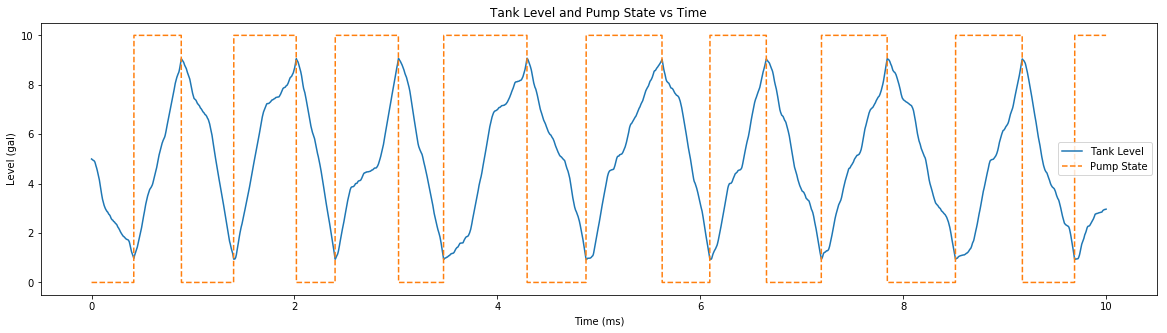

Recreate this plot in Python.

# coding: utf-8

# In[87]:


import random
import math

ON = 1
OFF = 0

def next_mdot1(current_mdot1_state, current_mc_state):
    if current_mc_state == ON:
        return 100
    else:
        return 0
    
def next_mdot2(current_mdot2_state):
#     print("current mdot2: " + str(current_mdot2_state))
    
    next_state = 0
    
    if current_mdot2_state > 95:
        next_state = current_mdot2_state + random.randint(-10, 10)
        if next_state > 100:
            return 100
        else:
            return next_state
        
    elif current_mdot2_state < 5:
        next_state = current_mdot2_state + random.randint(10, 10)
        if next_state < 0:
            return 0
        else:
            return next_state
        
    else:
        return current_mdot2_state + random.randint(-10, 10)
    
def next_L(current_L, current_mdot1, current_mdot2, delta_t):
    
    return current_L + (current_mdot1 - current_mdot2)*(1/3600)*delta_t


# In[88]:


import matplotlib.pyplot as plt

class simple_system:
    OFF = 0
    ON = 1
    
    # initialize indices
    mc_state_idx = 0
    mdot1_idx = 1
    mdot2_idx = 2
    L_idx = 3
    
    # initialize alarm setpoints
    low_lvl_alarm = 1 # gallons
    high_lvl_alarm = 9 #gallons
    MAX_TANK_LEVEL = 10 #gallons
    
    # simulation params
    delta_t = 1 #seconds (i.e., 1 millisecond)
    run_time = 10000 # total data points
    
    # placeholders for initial condition
    mc_state_i = OFF
    m_dot1_i = 0 #gallons/hr
    m_dot2_i = 0 #gallons/hr
    L_i = 9.8 #gallons
    
    def __init__(self, mc_state, m_dot1, m_dot2, L):
        self.mc_state_i = mc_state
        self.m_dot1_i = m_dot1
        self.m_dot2_i = m_dot2
        self.L_i = L
        
    # complete initial condition array
    initial_state = []
    initial_state.append(mc_state_i)
    initial_state.append(m_dot1_i)
    initial_state.append(m_dot2_i)
    initial_state.append(L_i)
        
    # now add to the overall state array
    state = []
    state.append(initial_state)
    
    # create plot data arrays
    time = []
    level = []
    mc = []
    
    # execute simulation
    for i in range(run_time):
#         print("i = " + str(i))
#         print(state[len(state) - 1][mc_state_idx])
#         print(state[len(state) - 1][mdot1_idx])
#         print(state[len(state) - 1][mdot2_idx])
#         print(state[len(state) - 1][L_idx])
        
        if state[len(state) - 1][L_idx] > high_lvl_alarm:
#             print("Reached high level alarm, shutting off pump.")
            state.append([OFF, 
                      next_mdot1(state[len(state) - 1][mdot1_idx], state[len(state) - 1][mc_state_idx]), 
                      next_mdot2(state[len(state) - 1][mdot2_idx]), 
                      next_L(state[len(state) - 1][L_idx], state[len(state) - 1][mdot1_idx], state[len(state) - 1][mdot2_idx], delta_t)])
            
        elif state[len(state) - 1][L_idx] < low_lvl_alarm:
#             print("Reached low level alarm, turning on pump.")
            state.append([ON, 
                      next_mdot1(state[len(state) - 1][mdot1_idx], state[len(state) - 1][mc_state_idx]), 
                      next_mdot2(state[len(state) - 1][mdot2_idx]), 
                      next_L(state[len(state) - 1][L_idx], state[len(state) - 1][mdot1_idx], state[len(state) - 1][mdot2_idx], delta_t)])
        else:
#             print("Level is in band.")
            state.append([state[len(state) - 1][mc_state_idx], 
                      next_mdot1(state[len(state) - 1][mdot1_idx], state[len(state) - 1][mc_state_idx]), 
                      next_mdot2(state[len(state) - 1][mdot2_idx]), 
                      next_L(state[len(state) - 1][L_idx], state[len(state) - 1][mdot1_idx], state[len(state) - 1][mdot2_idx], delta_t)])
        time.append(i/1000)
        level.append(next_L(state[len(state) - 1][L_idx], state[len(state) - 1][mdot1_idx], state[len(state) - 1][mdot2_idx], delta_t))
        mc.append(MAX_TANK_LEVEL * state[len(state) - 1][mc_state_idx])
    
    plt.figure(figsize = (20,5))
    plt.plot(time, level, label="Tank Level")
    plt.plot(time, mc, "--", label="Pump State")
    plt.title("Tank Level and Pump State vs Time")
    plt.xlabel('Time (ms)')
    plt.ylabel('Level (gal)')
    plt.legend()
    plt.show()
